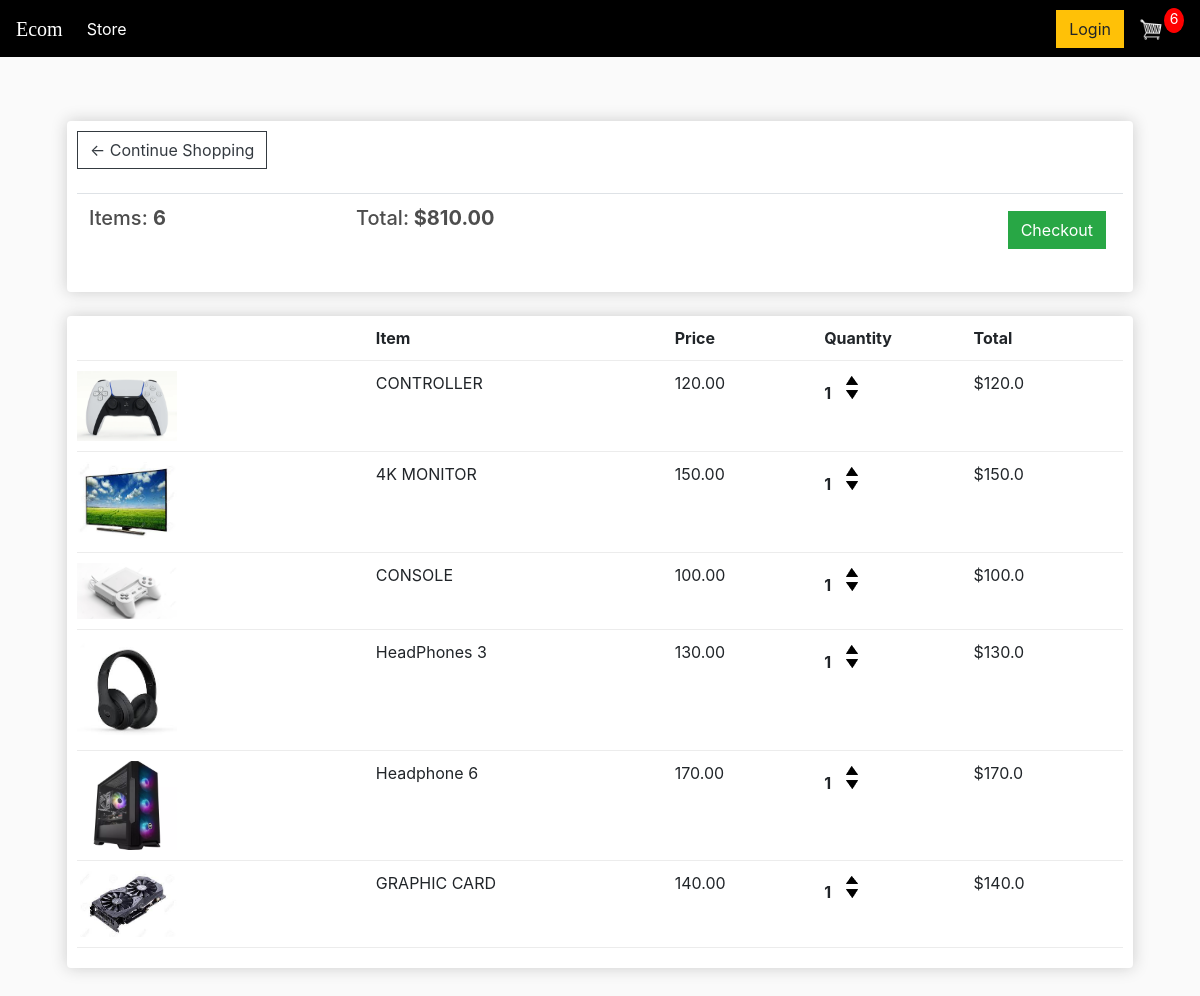
The app's page /cart/ (signed in) with its own data.
### home/models.py (models this page shows, shortened)
class Order(models.Model):
    customer = models.ForeignKey(Customer, on_delete=models.SET_NULL, blank=True, null=True)
    date_orderd = models.DateTimeField(auto_now_add=True)
    complete = models.BooleanField(default=False, null=True, blank=False)
    transaction_id = models.CharField(max_length=200, null=True)
    @property
    def get_cart_total(self):
        orderitems = self.orderitem_set.all()
        total = sum([item.get_total for item in orderitems])
        return total
    @property
    def get_cart_items(self):
        Orderitems = self.orderitem_set.all()
        total = sum([item.quantity for item in Orderitems])
        return total

class OrderItem(models.Model):
     product = models.ForeignKey(Product, on_delete=models.SET_NULL, blank=True, null=True)
     order = models.ForeignKey(Order, on_delete=models.SET_NULL, blank=True, null=True)
     quantity = models.IntegerField(default=0, null=True, blank=True)
     date_added = models.DateTimeField(auto_now_add=True)
     @property
     def get_total(self):
        total = self.product.price * self.quantity
        return total

class Product(models.Model):
    name = models.CharField(max_length=200, null=True)
    price = models.FloatField()
    digital = models.BooleanField(default=False, null=True, blank=False)
    image = models.ImageField(null=True, blank=True)

### home/views.py (the view)
# urls.py: path("cart/", views.cart, name='cart'),
def cart(request):
    if request.user.is_authenticated:
        customer = request.user.customer
        order, created = Order.objects.get_or_create(customer=customer, complete=False)
        items = order.orderitem_set.all()
        cartItems = order.get_cart_items
    else:
        items = []
        order = {'get_cart_total':0, 'get_cart_items':0}
        cartItems = order['get_cart_items']
    context = {'items':items, 'order':order, 'cartItems':cartItems}
    return render(request, 'cart.html', context)

### template/cart.html (shortened to what this page needs)
<!DOCTYPE html>
{% load static %}
<html>
<head>
	<link rel="stylesheet" href="https://stackpath.bootstrapcdn.com/bootstrap/4.4.1/css/bootstrap.min.css">
	<link rel="stylesheet" type="text/css" href="{% static 'css/main.css' %}">
</head>
<body>
	<nav class="navbar navbar-expand-lg navbar-dark bg-dark">
	  <a class="navbar-brand" href="{% url 'store' %}">Ecom</a>
	  <div class="collapse navbar-collapse" id="navbarSupportedContent">
	    <ul class="navbar-nav mr-auto">
	      <li class="nav-item active">
	        <a class="nav-link" href="{% url 'store' %}">Store <span class="sr-only">(current)</span></a>
	      </li>
	    </ul>
	    <div class="form-inline my-2 my-lg-0">
	     	<a href="#"class="btn btn-warning">Login</a>
	     	<a href="{% url 'cart' %}">
	    		<img  id="cart-icon" src="{% static 'images/cart.png' %}">
	    	</a>
	    	<p id="cart-total">{{cartItems}}</p>
	    </div>
	  </div>
	</nav>
     <div class="container">
            <br>
            <div class="row">
              <div class="col-lg-12">
                <div class="box-element">
                  <a  class="btn btn-outline-dark" href="{% url 'store' %}">&#x2190; Continue Shopping</a>
                  <br>
                  <br>
                  <table class="table">
                    <tr>
                      <th><h5>Items: <strong>{{order.get_cart_items}}</strong></h5></th>
                      <th><h5>Total:<strong> ${{order.get_cart_total|floatformat:2}}</strong></h5></th>
                      <th>
                        <a  style="float:right; margin:5px;" class="btn btn-success" href="{% url 'checkout' %}">Checkout</a>
                      </th>
                    </tr>
                  </table>
                </div>
                <br>
                <div class="box-element">
                  <div class="cart-row">
                    <div style="flex:2"></div>
                    <div style="flex:2"><strong>Item</strong></div>
                    <div style="flex:1"><strong>Price</strong></div>
                    <div style="flex:1"><strong>Quantity</strong></div>
                    <div style="flex:1"><strong>Total</strong></div>
                  </div>
                  {% for item in items %}
                  <div class="cart-row">
                    <div style="flex:2"><img class="row-image" src="{{item.product.image.url}}"></div>
                    <div style="flex:2">{{item.product.name}}</div>
                    <div style="flex:1"><p>{{item.product.price|floatformat:2}}</p></div>
                    <div style="flex:1">
                      <p class="quantity">{{item.quantity}}</p>
                      <div class="quantity">
                        <img data-product="{{item.product.id}}" data-action="add" class="chg-quantity update-cart" src="{% static  'images/arrow-up.png' %}">
                        <img data-product="{{item.product.id}}" data-action="remove" class="chg-quantity update-cart " src="{% static  'images/arrow-down.png' %}">
                      </div>
                    </div>
                    <div style="flex:1"><p>${{item.get_total}}</p></div>
                  </div>
                  {% endfor %}
                </div>
              </div>
            </div>
         </div>
</body>
</html>

### static/css/main.css (style rules this page uses)
body { background-color: hsl(0, 0%, 98%); }
h1,h2,h3,h4,h5,h6 { color:hsl(0, 0%, 30%); }
.box-element { box-shadow:hsl(0, 0%, 80%) 0 0 16px; background-color: #fff; border-radius: 4px; padding: 10px; }
.bg-dark { background-color: #4f868c!important; }
#cart-icon { width:25px; display: inline-block; margin-left: 15px; }
#cart-total { display: block; text-align: center; color:#fff; background-color: red; width: 20px; height: 25px; border-radius: 50%; font-size: 14px; }
.col-lg-4, .col-lg-6, .col-lg-8, .col-lg-12 { margin-top: 40px; margin-bottom: 40px; padding-left: 17px; padding-right: 17px; }
.btn { border-radius: 0; }
.row-image { width: 100px; }
.cart-row { display: flex; align-items: flex-stretch; padding-bottom: 10px; margin-bottom: 10px; border-bottom: 1px solid #ececec; }
.quantity { display: inline-block; font-weight: 700; padding-right:10px; }
.chg-quantity { width: 12px; cursor: pointer; display: block; margin-top: 5px; transition:.1s; }
.row { margin-right: 5px; margin-left: 5px; }
.bg-dark { background-color: black !important; }
a, a:hover, a:focus, a:active { text-decoration: none; outline: none; }
ul { margin: 0; padding: 0; list-style: none; }
.navbar-brand { font-family:cursive; }

### records on screen
Order: get_cart_items "6", get_cart_total "810.00"
OrderItem: product.image (picture), product.name "CONTROLLER", product.price "120.00", quantity "1", get_total "120.0"
OrderItem: product.image (picture), product.name "4K MONITOR", product.price "150.00", quantity "1", get_total "150.0"
OrderItem: product.image (picture), product.name "CONSOLE", product.price "100.00", quantity "1", get_total "100.0"
OrderItem: product.image (picture), product.name "HeadPhones 3", product.price "130.00", quantity "1", get_total "130.0"
OrderItem: product.image (picture), product.name "Headphone 6", product.price "170.00", quantity "1", get_total "170.0"
OrderItem: product.image (picture), product.name "GRAPHIC CARD", product.price "140.00", quantity "1", get_total "140.0"

### other values on screen
{{ cartItems }} "6"
